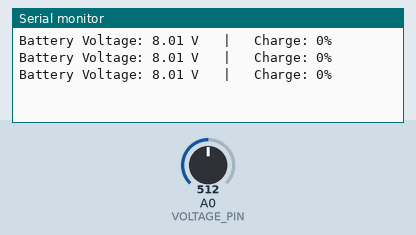
Simulated run of this sketch. Board: Arduino Uno, built with avr-gcc and run on an emulated ATmega328P. Parts: the last lines printed to the serial monitor. The inputs (shaded band) are chosen by the test bench; at power-on: A0 (VOLTAGE_PIN) = 512.

Above: at 1.2 s.
1.3 s: A0 (VOLTAGE_PIN) set to 716
At 2.1 s:
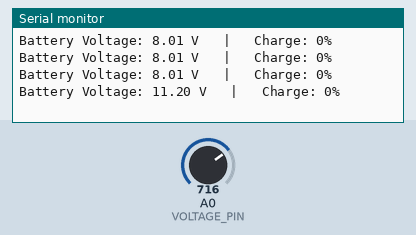
2.8 s: A0 (VOLTAGE_PIN) set to 900
At 3.2 s:
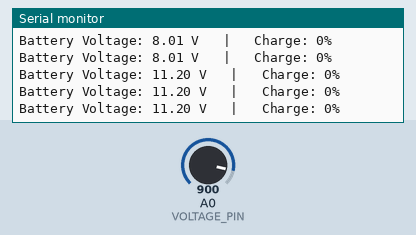
Timing chart, 0 to 5.8 s (numbered marks = the images above; inputs shaded):
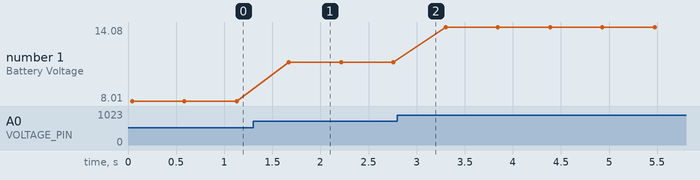

The sketch:

battery_voltage_tester.ino
```cpp
// Analog pin where the voltage divider output is connected
const int VOLTAGE_PIN = A0;

// Voltage divider resistors:
// Battery+ → R1 → A0 → R2 → Battery-
const float R1 = 220000.0;  // 220k ohm (high-side resistor)
const float R2 = 100000.0;  // 100k ohm (low-side resistor)

/*
   Reads battery voltage with averaging to stabilize the value.
   samples = how many analog readings to average.
   Returns the battery voltage in volts.
*/
float readBatteryVoltage(int samples = 20) {
  long sum = 0;

  // Take multiple ADC readings
  for (int i = 0; i < samples; i++) {
    sum += analogRead(VOLTAGE_PIN);
    delay(2);  // small delay for ADC stability
  }

  // Average ADC value
  float raw = sum / (float)samples;

  // Convert raw ADC value to voltage at Arduino A0 (0–5V)
  float vout = raw * (5.0 / 1023.0);

  // Convert voltage at A0 to actual battery voltage using divider formula:
  // Vin = Vout * (R1 + R2) / R2
  float vin = vout * ((R1 + R2) / R2);

  return vin;
}

/*
   Converts 4S battery voltage to an estimated state of charge percentage.
   Uses a typical LiPo voltage curve (non-linear).
*/
float percentage4S(float voltage) {
  float percent;

  if (voltage >= 16.8) percent = 100;    // fully charged
  else if (voltage >= 16.4) percent = 95;
  else if (voltage >= 16.0) percent = 90;
  else if (voltage >= 15.6) percent = 85;
  else if (voltage >= 15.2) percent = 80;
  else if (voltage >= 14.8) percent = 70;
  else if (voltage >= 14.5) percent = 60;
  else if (voltage >= 14.2) percent = 50;
  else if (voltage >= 14.0) percent = 40;
  else if (voltage >= 13.8) percent = 30;
  else if (voltage >= 13.6) percent = 20;
  else if (voltage >= 13.4) percent = 10;
  else percent = 0;                      // dangerously low

  return percent;
}

void setup() {
  Serial.begin(115200);  // start serial output
}

void loop() {
  // Read stabilized battery voltage
  float voltage = readBatteryVoltage();

  // Convert voltage to estimated charge percentage
  float percent = percentage4S(voltage);

  // Print results
  Serial.print("Battery Voltage: ");
  Serial.print(voltage, 2);
  Serial.print(" V   |   Charge: ");
  Serial.print(percent, 0);
  Serial.println("%");

  delay(500);  // update twice per second
}
```

Measured:
- after the input at 1.3 s, the serial monitor: prints a new line after 0.37 s (image 1)
- plotted number 1: 8.01 → 11.2 after the input at 1.3 s, 11.2 → 14.08 after the input at 2.8 s
